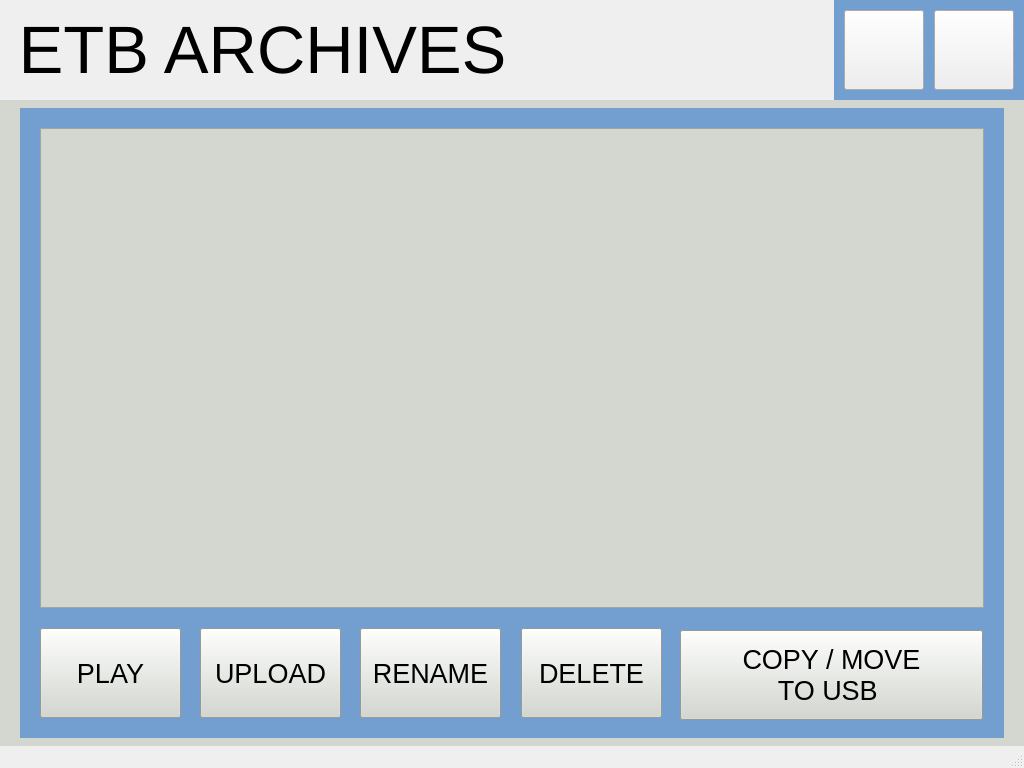
<?xml version="1.0" encoding="UTF-8"?>
<ui version="4.0">
 <class>etbarchivewindow</class>
 <widget class="QMainWindow" name="etbarchivewindow">
  <property name="geometry">
   <rect>
    <x>0</x>
    <y>0</y>
    <width>1024</width>
    <height>768</height>
   </rect>
  </property>
  <property name="windowTitle">
   <string>MainWindow</string>
  </property>
  <widget class="QWidget" name="centralwidget">
   <widget class="QLabel" name="label_Date">
    <property name="geometry">
     <rect>
      <x>1120</x>
      <y>730</y>
      <width>150</width>
      <height>22</height>
     </rect>
    </property>
    <property name="font">
     <font>
      <pointsize>12</pointsize>
     </font>
    </property>
    <property name="text">
     <string/>
    </property>
   </widget>
   <widget class="QStackedWidget" name="stackedWidget">
    <property name="geometry">
     <rect>
      <x>0</x>
      <y>100</y>
      <width>1024</width>
      <height>666</height>
     </rect>
    </property>
    <property name="styleSheet">
     <string notr="true">background-color: rgb(211, 215, 207);</string>
    </property>
    <widget class="QWidget" name="page">
     <widget class="QLabel" name="label_info">
      <property name="geometry">
       <rect>
        <x>20</x>
        <y>8</y>
        <width>984</width>
        <height>630</height>
       </rect>
      </property>
      <property name="styleSheet">
       <string notr="true">background-color: rgb(114, 159, 207);</string>
      </property>
      <property name="text">
       <string/>
      </property>
     </widget>
     <widget class="QTreeView" name="treeView">
      <property name="geometry">
       <rect>
        <x>40</x>
        <y>28</y>
        <width>944</width>
        <height>480</height>
       </rect>
      </property>
      <property name="font">
       <font>
        <pointsize>20</pointsize>
       </font>
      </property>
      <attribute name="headerDefaultSectionSize">
       <number>300</number>
      </attribute>
     </widget>
     <widget class="QPushButton" name="pushButton_play">
      <property name="geometry">
       <rect>
        <x>40</x>
        <y>528</y>
        <width>141</width>
        <height>90</height>
       </rect>
      </property>
      <property name="font">
       <font>
        <pointsize>20</pointsize>
        <weight>50</weight>
        <bold>false</bold>
       </font>
      </property>
      <property name="text">
       <string>PLAY</string>
      </property>
      <property name="icon">
       <iconset resource="icons.qrc">
        <normaloff>:/new/icons/play-button.png</normaloff>:/new/icons/play-button.png</iconset>
      </property>
      <property name="iconSize">
       <size>
        <width>30</width>
        <height>30</height>
       </size>
      </property>
     </widget>
     <widget class="QPushButton" name="pushButton_upload">
      <property name="geometry">
       <rect>
        <x>200</x>
        <y>528</y>
        <width>141</width>
        <height>90</height>
       </rect>
      </property>
      <property name="font">
       <font>
        <pointsize>20</pointsize>
        <weight>50</weight>
        <bold>false</bold>
       </font>
      </property>
      <property name="text">
       <string>UPLOAD</string>
      </property>
      <property name="icon">
       <iconset resource="icons.qrc">
        <normaloff>:/new/icons/upload.png</normaloff>:/new/icons/upload.png</iconset>
      </property>
      <property name="iconSize">
       <size>
        <width>25</width>
        <height>25</height>
       </size>
      </property>
     </widget>
     <widget class="QPushButton" name="pushButton_rename">
      <property name="geometry">
       <rect>
        <x>360</x>
        <y>528</y>
        <width>141</width>
        <height>90</height>
       </rect>
      </property>
      <property name="font">
       <font>
        <pointsize>20</pointsize>
        <weight>50</weight>
        <bold>false</bold>
       </font>
      </property>
      <property name="text">
       <string>RENAME</string>
      </property>
      <property name="icon">
       <iconset resource="icons.qrc">
        <normaloff>:/new/icons/edit.png</normaloff>:/new/icons/edit.png</iconset>
      </property>
      <property name="iconSize">
       <size>
        <width>24</width>
        <height>24</height>
       </size>
      </property>
     </widget>
     <widget class="QPushButton" name="pushButton_delete">
      <property name="geometry">
       <rect>
        <x>521</x>
        <y>528</y>
        <width>141</width>
        <height>90</height>
       </rect>
      </property>
      <property name="font">
       <font>
        <pointsize>20</pointsize>
        <weight>50</weight>
        <bold>false</bold>
       </font>
      </property>
      <property name="text">
       <string>DELETE</string>
      </property>
      <property name="icon">
       <iconset resource="icons.qrc">
        <normaloff>:/new/icons/bin.png</normaloff>:/new/icons/bin.png</iconset>
      </property>
      <property name="iconSize">
       <size>
        <width>25</width>
        <height>25</height>
       </size>
      </property>
     </widget>
     <widget class="QPushButton" name="pushButton_copy_move">
      <property name="geometry">
       <rect>
        <x>680</x>
        <y>530</y>
        <width>303</width>
        <height>90</height>
       </rect>
      </property>
      <property name="font">
       <font>
        <pointsize>20</pointsize>
        <weight>50</weight>
        <bold>false</bold>
       </font>
      </property>
      <property name="text">
       <string>COPY / MOVE
TO USB </string>
      </property>
      <property name="icon">
       <iconset resource="icons.qrc">
        <normaloff>:/new/icons/usb-drive.png</normaloff>:/new/icons/usb-drive.png</iconset>
      </property>
      <property name="iconSize">
       <size>
        <width>30</width>
        <height>30</height>
       </size>
      </property>
     </widget>
    </widget>
    <widget class="QWidget" name="page_2">
     <widget class="QLabel" name="label_status">
      <property name="geometry">
       <rect>
        <x>40</x>
        <y>532</y>
        <width>371</width>
        <height>81</height>
       </rect>
      </property>
      <property name="font">
       <font>
        <pointsize>11</pointsize>
       </font>
      </property>
      <property name="styleSheet">
       <string notr="true">background-color: rgb(114, 159, 207);</string>
      </property>
      <property name="text">
       <string/>
      </property>
     </widget>
     <widget class="QTreeView" name="treeView_2">
      <property name="geometry">
       <rect>
        <x>40</x>
        <y>30</y>
        <width>944</width>
        <height>480</height>
       </rect>
      </property>
      <property name="font">
       <font>
        <pointsize>20</pointsize>
       </font>
      </property>
     </widget>
     <widget class="QLabel" name="label_info_2">
      <property name="geometry">
       <rect>
        <x>20</x>
        <y>10</y>
        <width>984</width>
        <height>630</height>
       </rect>
      </property>
      <property name="styleSheet">
       <string notr="true">background-color: rgb(114, 159, 207);</string>
      </property>
      <property name="text">
       <string/>
      </property>
     </widget>
     <widget class="QPushButton" name="pushButton_copy">
      <property name="geometry">
       <rect>
        <x>543</x>
        <y>530</y>
        <width>141</width>
        <height>90</height>
       </rect>
      </property>
      <property name="font">
       <font>
        <pointsize>20</pointsize>
        <weight>50</weight>
        <bold>false</bold>
       </font>
      </property>
      <property name="text">
       <string>COPY</string>
      </property>
      <property name="icon">
       <iconset resource="icons.qrc">
        <normaloff>:/new/icons/copy.png</normaloff>:/new/icons/copy.png</iconset>
      </property>
      <property name="iconSize">
       <size>
        <width>25</width>
        <height>25</height>
       </size>
      </property>
     </widget>
     <widget class="QPushButton" name="pushButton_move">
      <property name="geometry">
       <rect>
        <x>693</x>
        <y>530</y>
        <width>141</width>
        <height>90</height>
       </rect>
      </property>
      <property name="font">
       <font>
        <pointsize>20</pointsize>
        <weight>50</weight>
        <bold>false</bold>
       </font>
      </property>
      <property name="text">
       <string>MOVE</string>
      </property>
      <property name="icon">
       <iconset resource="icons.qrc">
        <normaloff>:/new/icons/send.png</normaloff>:/new/icons/send.png</iconset>
      </property>
      <property name="iconSize">
       <size>
        <width>25</width>
        <height>25</height>
       </size>
      </property>
     </widget>
     <widget class="QPushButton" name="pushButton_delete_2">
      <property name="geometry">
       <rect>
        <x>843</x>
        <y>529</y>
        <width>141</width>
        <height>90</height>
       </rect>
      </property>
      <property name="font">
       <font>
        <pointsize>20</pointsize>
        <weight>50</weight>
        <bold>false</bold>
       </font>
      </property>
      <property name="text">
       <string>DELETE</string>
      </property>
      <property name="icon">
       <iconset resource="icons.qrc">
        <normaloff>:/new/icons/bin.png</normaloff>:/new/icons/bin.png</iconset>
      </property>
      <property name="iconSize">
       <size>
        <width>25</width>
        <height>25</height>
       </size>
      </property>
     </widget>
     <zorder>label_info_2</zorder>
     <zorder>treeView_2</zorder>
     <zorder>pushButton_copy</zorder>
     <zorder>pushButton_move</zorder>
     <zorder>pushButton_delete_2</zorder>
     <zorder>label_status</zorder>
    </widget>
   </widget>
   <widget class="QLabel" name="label_button">
    <property name="geometry">
     <rect>
      <x>834</x>
      <y>0</y>
      <width>190</width>
      <height>100</height>
     </rect>
    </property>
    <property name="styleSheet">
     <string notr="true">background-color: rgb(114, 159, 207);</string>
    </property>
    <property name="text">
     <string/>
    </property>
   </widget>
   <widget class="QLabel" name="label_Time">
    <property name="geometry">
     <rect>
      <x>1120</x>
      <y>730</y>
      <width>150</width>
      <height>22</height>
     </rect>
    </property>
    <property name="font">
     <font>
      <pointsize>12</pointsize>
     </font>
    </property>
    <property name="text">
     <string/>
    </property>
   </widget>
   <widget class="QPushButton" name="pushButton_home_button">
    <property name="geometry">
     <rect>
      <x>844</x>
      <y>10</y>
      <width>80</width>
      <height>80</height>
     </rect>
    </property>
    <property name="styleSheet">
     <string notr="true">image: url(:/new/icons/home-button.png);</string>
    </property>
    <property name="text">
     <string/>
    </property>
   </widget>
   <widget class="QLabel" name="label_heading">
    <property name="geometry">
     <rect>
      <x>0</x>
      <y>0</y>
      <width>1024</width>
      <height>100</height>
     </rect>
    </property>
    <property name="font">
     <font>
      <pointsize>50</pointsize>
     </font>
    </property>
    <property name="styleSheet">
     <string notr="true"/>
    </property>
    <property name="text">
     <string> ETB ARCHIVES</string>
    </property>
   </widget>
   <widget class="QPushButton" name="pushButton_return">
    <property name="geometry">
     <rect>
      <x>934</x>
      <y>10</y>
      <width>80</width>
      <height>80</height>
     </rect>
    </property>
    <property name="styleSheet">
     <string notr="true">image: url(:/new/icons/back-arrow.png);</string>
    </property>
    <property name="text">
     <string/>
    </property>
   </widget>
   <zorder>label_Date</zorder>
   <zorder>stackedWidget</zorder>
   <zorder>label_button</zorder>
   <zorder>label_Time</zorder>
   <zorder>label_heading</zorder>
   <zorder>pushButton_return</zorder>
   <zorder>pushButton_home_button</zorder>
  </widget>
  <widget class="QStatusBar" name="statusbar"/>
 </widget>
 <resources>
  <include location="icons.qrc"/>
 </resources>
 <connections/>
</ui>
